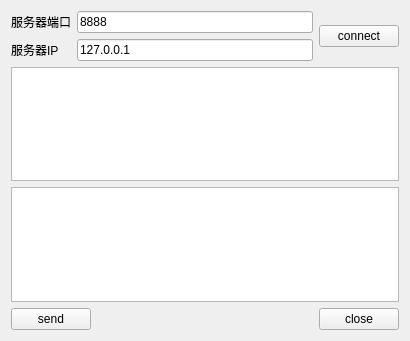
<?xml version="1.0" encoding="UTF-8"?>
<ui version="4.0">
 <class>ClientWidget</class>
 <widget class="QWidget" name="ClientWidget">
  <property name="geometry">
   <rect>
    <x>0</x>
    <y>0</y>
    <width>410</width>
    <height>341</height>
   </rect>
  </property>
  <property name="windowTitle">
   <string>Form</string>
  </property>
  <layout class="QGridLayout" name="gridLayout">
   <item row="0" column="0">
    <widget class="QLabel" name="label">
     <property name="text">
      <string>服务器端口</string>
     </property>
    </widget>
   </item>
   <item row="0" column="1" colspan="2">
    <widget class="QLineEdit" name="lineEditPort">
     <property name="text">
      <string>8888</string>
     </property>
    </widget>
   </item>
   <item row="0" column="3" rowspan="2">
    <widget class="QPushButton" name="pushButtoncConnect">
     <property name="text">
      <string>connect</string>
     </property>
    </widget>
   </item>
   <item row="1" column="0">
    <widget class="QLabel" name="label_2">
     <property name="text">
      <string>服务器IP</string>
     </property>
    </widget>
   </item>
   <item row="1" column="1" colspan="2">
    <widget class="QLineEdit" name="lineEditIP">
     <property name="text">
      <string>127.0.0.1</string>
     </property>
    </widget>
   </item>
   <item row="2" column="0" colspan="4">
    <widget class="QTextEdit" name="textEditRead">
     <property name="readOnly">
      <bool>true</bool>
     </property>
    </widget>
   </item>
   <item row="3" column="0" colspan="4">
    <widget class="QTextEdit" name="textEditWrite"/>
   </item>
   <item row="4" column="0" colspan="2">
    <widget class="QPushButton" name="pushButtonSend">
     <property name="text">
      <string>send</string>
     </property>
    </widget>
   </item>
   <item row="4" column="2">
    <spacer name="horizontalSpacer">
     <property name="orientation">
      <enum>Qt::Horizontal</enum>
     </property>
     <property name="sizeHint" stdset="0">
      <size>
       <width>185</width>
       <height>20</height>
      </size>
     </property>
    </spacer>
   </item>
   <item row="4" column="3">
    <widget class="QPushButton" name="pushButtonClose">
     <property name="text">
      <string>close</string>
     </property>
    </widget>
   </item>
  </layout>
 </widget>
 <resources/>
 <connections/>
</ui>
